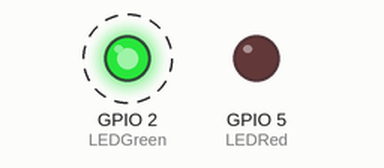
Recording of a sketch running on a simulated ESP8266 (NodeMCU). Shown: output pins drawn as LEDs (lit = HIGH). Dashed ring = blinking. WiFi joins after 1.5 s; servers stay silent unless stated; what the sketch prints to the serial monitor is not drawn.

Above: at 2.3 s.
Timing chart, 0 to 5.1 s (numbered marks = the images above):
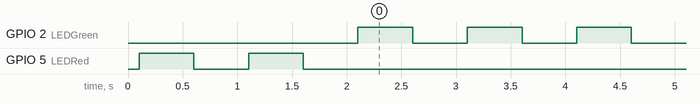

The sketch:

Connect_to_WiFi_0.6.ino
```cpp
/*
 *     M      M     AA    TTTTTTT  TTTTTTT  EEEEEEE M      M     AA     NN    N
 *     MM    MM    A  A      T        T     E       MM    MM    A  A    NN    N
 *     M M  M M   A    A     T        T     E       M M  M M   A    A   N  N  N
 *     M  MM  M   AAAAAA     T        T     EEEE    M  MM  M   AAAAAA   N  N  N - AUTOMATION
 *     M      M  A      A    T        T     E       M      M  A      A  N   N N
 *     M      M  A      A    T        T     E       M      M  A      A  N    NN
 *     M      M  A      A    T        T     EEEEEEE M      M  A      A  N    NN
 *
 *
 *     Project    : Connect to WiFi, the Right Way
  *    Version    : 0.6
 *     Date       : 01-2021
 *     Written by : Ap Matteman
 */

// #include "WiFi.h"      //FOR ESP32
#include <ESP8266WiFi.h>  // FOR ESP8266

const char* YourWiFiSSID = "YourSSID";
const char* YourWiFiPassword = "YourWiFiPassword";

int LEDRed = 5;
int LEDGreen = 2;

int WiFiTry = 0;

void setup() {

  Serial.begin(115200);
  delay(100);
  pinMode(LEDRed, OUTPUT);
  pinMode(LEDGreen, OUTPUT);
  ConnectWiFi();
}

void ConnectWiFi() {
  //Connect with WiFi network

  WiFi.begin(YourWiFiSSID, YourWiFiPassword);
  Serial.println("Connecting to WiFi");
  //Try to connect to WiFi for 5 times
  while (WiFi.status() != WL_CONNECTED && WiFiTry < 5) {
    digitalWrite(LEDRed, HIGH);
    ++WiFiTry;
    Serial.print("WiFi status: ");; Serial.println(WiFi.status());
    Serial.print("WiFiTry: ");; Serial.println(WiFiTry);
    delay(500);
    digitalWrite(LEDRed, LOW);
    delay(500);
  }
  Serial.println("");
  Serial.print("WiFiTry: ");; Serial.println(WiFiTry);
  WiFiTry = 0;
  Serial.print("Got IP: ");  Serial.println(WiFi.localIP());
}

void loop() {
  //  Your Code here
  digitalWrite(LEDGreen, HIGH);
  delay(500);
  digitalWrite(LEDGreen, LOW);
  delay(500);
  Serial.println();
  Serial.println("Loop is working");


  // Check the WiFi connection and reconnect if lost.
  if (WiFi.status() != WL_CONNECTED) {
    Serial.println("No WiFi Connection!");
    ConnectWiFi();
  } else {
    Serial.println("WiFi Connection!");
  }


}
```

Measured:
- by itself, GPIO 2 (LEDGreen): alternates HIGH for 0.50 s and LOW for 0.50 s
